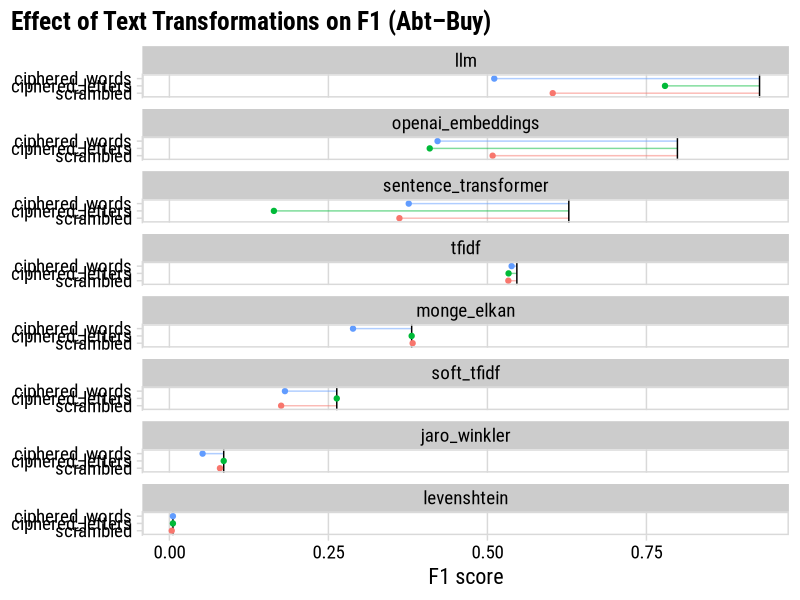
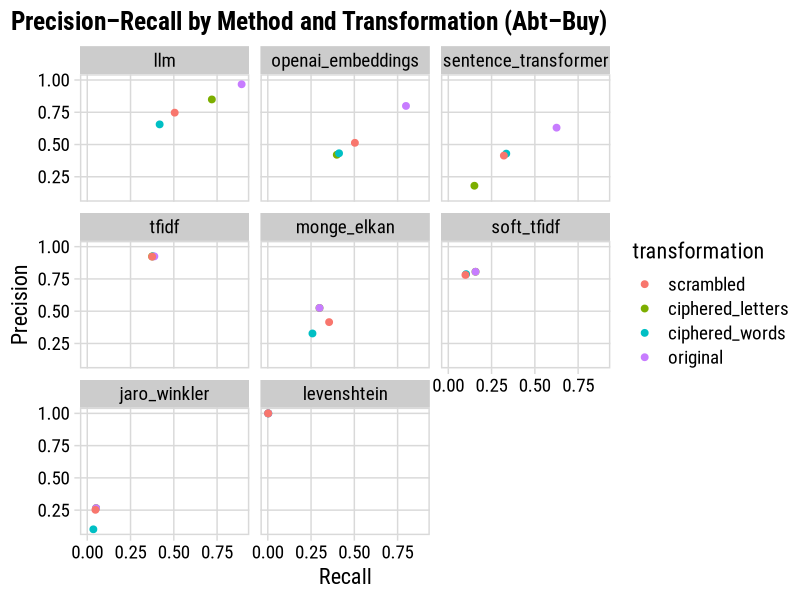
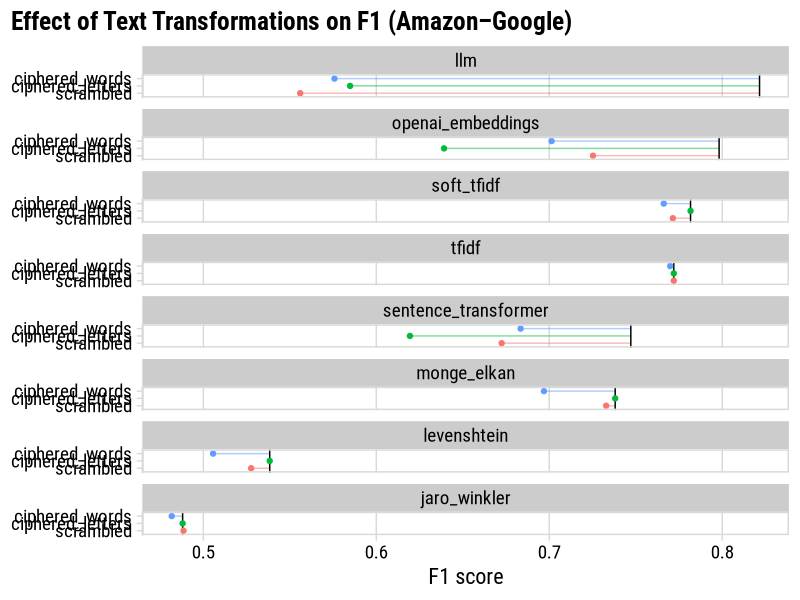
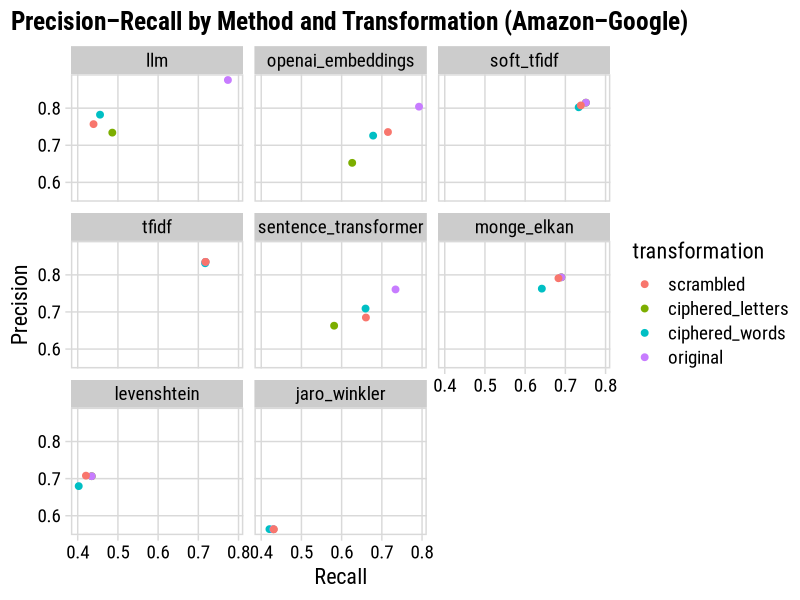

These figures' R source, in order:
library(tidyverse)
library(cowplot)

options(dplyr.width = Inf)

font <- "Roboto Condensed"

# -------------------------------------------------------------------
# Load data and prepare transformations (fixed order)
# -------------------------------------------------------------------
df <- read_csv(file.path("results", "summary.csv")) %>%
  mutate(
    transformation = factor(
      transformation,
      levels = c("scrambled", "ciphered_letters", "ciphered_words", "original")
    )
  )

df_abt <- df %>% filter(dataset == "abt-buy")
df_amz <- df %>% filter(dataset == "amazon-google")

# -------------------------------------------------------------------
# Helper: F1 comparison plot for a single dataset
# -------------------------------------------------------------------
make_f1_plot <- function(df_ds, fname, title_ds) {
  # reorder methods *within this dataset* by their max F1
  df_ds <- df_ds %>%
    group_by(method) %>%
    mutate(max_f1 = max(f1)) %>%
    ungroup() %>%
    mutate(method = fct_reorder(method, -max_f1))

  df_original <- df_ds %>%
    filter(transformation == "original") %>%
    select(method, f1_original = f1)

  p <- df_ds %>%
    filter(transformation != "original") %>%
    left_join(df_original, by = "method") %>%
    ggplot() +
    geom_segment(
      aes(
        x = f1_original,
        xend = f1,
        y = transformation,
        yend = transformation,
        color = transformation
      ),
      alpha = 0.5
    ) +
    geom_vline(
      data = df_ds %>% filter(transformation == "original"),
      aes(xintercept = f1)
    ) +
    geom_point(
      aes(
        x = f1,
        y = transformation,
        color = transformation
      ),
      size = 1.5
    ) +
    facet_wrap(vars(method), ncol = 1) +
    labs(
      x = "F1 score",
      y = NULL,
      title = paste0("Effect of Text Transformations on F1 (", title_ds, ")")
    ) +
    theme_minimal_vgrid(font_family = font, font_size = 16) +
    theme(
      strip.background = element_rect("grey80"),
      panel.grid.minor = element_blank(),
      plot.title.position = "plot",
      legend.position = "none",
      panel.background = element_rect(fill = "white", color = NA),
      plot.background = element_rect(fill = "white", color = NA)
    ) +
    panel_border()

  ggsave(
    filename = file.path("results", "plots", fname),
    plot = p,
    width = 8,
    height = 10,
    dpi = 300
  )
}

# -------------------------------------------------------------------
# Helper: precision–recall scatter for a single dataset
# -------------------------------------------------------------------
make_pr_plot <- function(df_ds, fname, title_ds) {
  # same per-dataset method ordering for consistency
  df_ds <- df_ds %>%
    group_by(method) %>%
    mutate(max_f1 = max (f1)) %>%
    ungroup() %>%
    mutate(method = fct_reorder(method, -max_f1))

  p <- df_ds %>%
    ggplot() +
    geom_point(
      aes(
        x = recall,
        y = precision,
        color = transformation
      ),
      size = 2
    ) +
    facet_wrap(vars(method)) +
    labs(
      x = "Recall",
      y = "Precision",
      title = paste0(
        "Precision–Recall by Method and Transformation (",
        title_ds,
        ")"
      )
    ) +
    theme_minimal_grid(font_family = font, font_size = 16) +
    theme(
      strip.background = element_rect("grey80"),
      panel.grid.minor = element_blank(),
      plot.title.position = "plot",
      panel.background = element_rect(fill = "white", color = NA),
      plot.background = element_rect(fill = "white", color = NA)
    ) +
    panel_border()

  ggsave(
    filename = file.path("results", "plots", fname),
    plot = p,
    width = 8,
    height = 6,
    dpi = 300
  )
}

# -------------------------------------------------------------------
# Generate plots for Abt–Buy
# -------------------------------------------------------------------
make_f1_plot(
  df_ds = df_abt,
  fname = "f1_comparison_abt_buy.png",
  title_ds = "Abt–Buy"
)

make_pr_plot(
  df_ds = df_abt,
  fname = "precision_recall_scatter_abt_buy.png",
  title_ds = "Abt–Buy"
)

# -------------------------------------------------------------------
# Generate plots for Amazon–Google
# -------------------------------------------------------------------
make_f1_plot(
  df_ds = df_amz,
  fname = "f1_comparison_amazon_google.png",
  title_ds = "Amazon–Google"
)

make_pr_plot(
  df_ds = df_amz,
  fname = "precision_recall_scatter_amazon_google.png",
  title_ds = "Amazon–Google"
)
